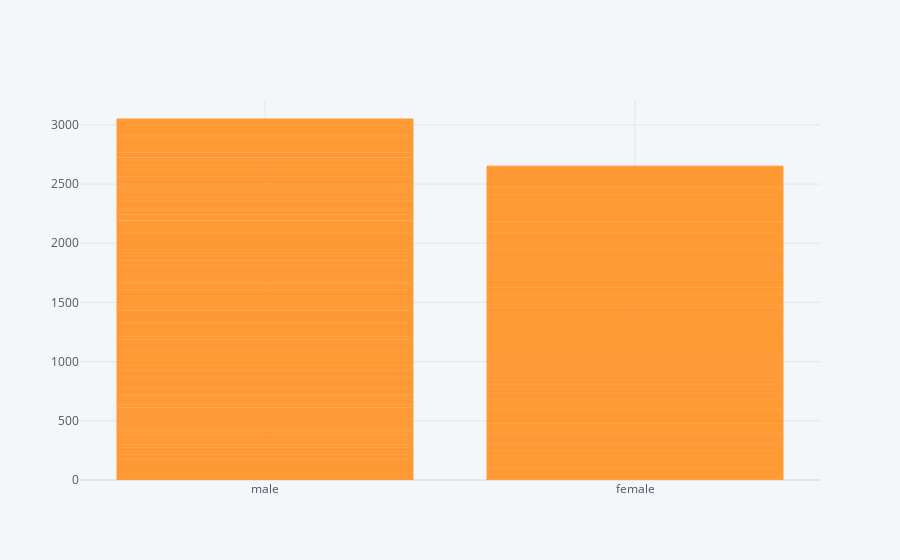

Write notebook code for a chart like this one.
### Code cell
lc.iplot(kind = 'bar',x= 'Gender',y = 'LungCap')

### Figure 1 — Plotly figure (JSON) as saved in the notebook; plotly's stock layout.template omitted (floating-point values rounded to 4 significant figures; data arrays with more than 128 entries replaced by an {"elided": "..."} marker saying what was removed)
{"data": [{"marker": {"color": "rgba(255, 153, 51, 0.6)", "line": {"color": "rgba(255, 153, 51, 1.0)", "width": 1}}, "name": "LungCap", "orientation": "v", "text": "", "type": "bar", "x": {"elided": "725 str values"}, "y": {"elided": "725 float values"}}], "layout": {"legend": {"bgcolor": "#F5F6F9", "font": {"color": "#4D5663"}}, "paper_bgcolor": "#F5F6F9", "plot_bgcolor": "#F5F6F9", "title": {"font": {"color": "#4D5663"}}, "xaxis": {"gridcolor": "#E1E5ED", "showgrid": true, "tickfont": {"color": "#4D5663"}, "title": {"font": {"color": "#4D5663"}, "text": ""}, "zerolinecolor": "#E1E5ED"}, "yaxis": {"gridcolor": "#E1E5ED", "showgrid": true, "tickfont": {"color": "#4D5663"}, "title": {"font": {"color": "#4D5663"}, "text": ""}, "zerolinecolor": "#E1E5ED"}}}
